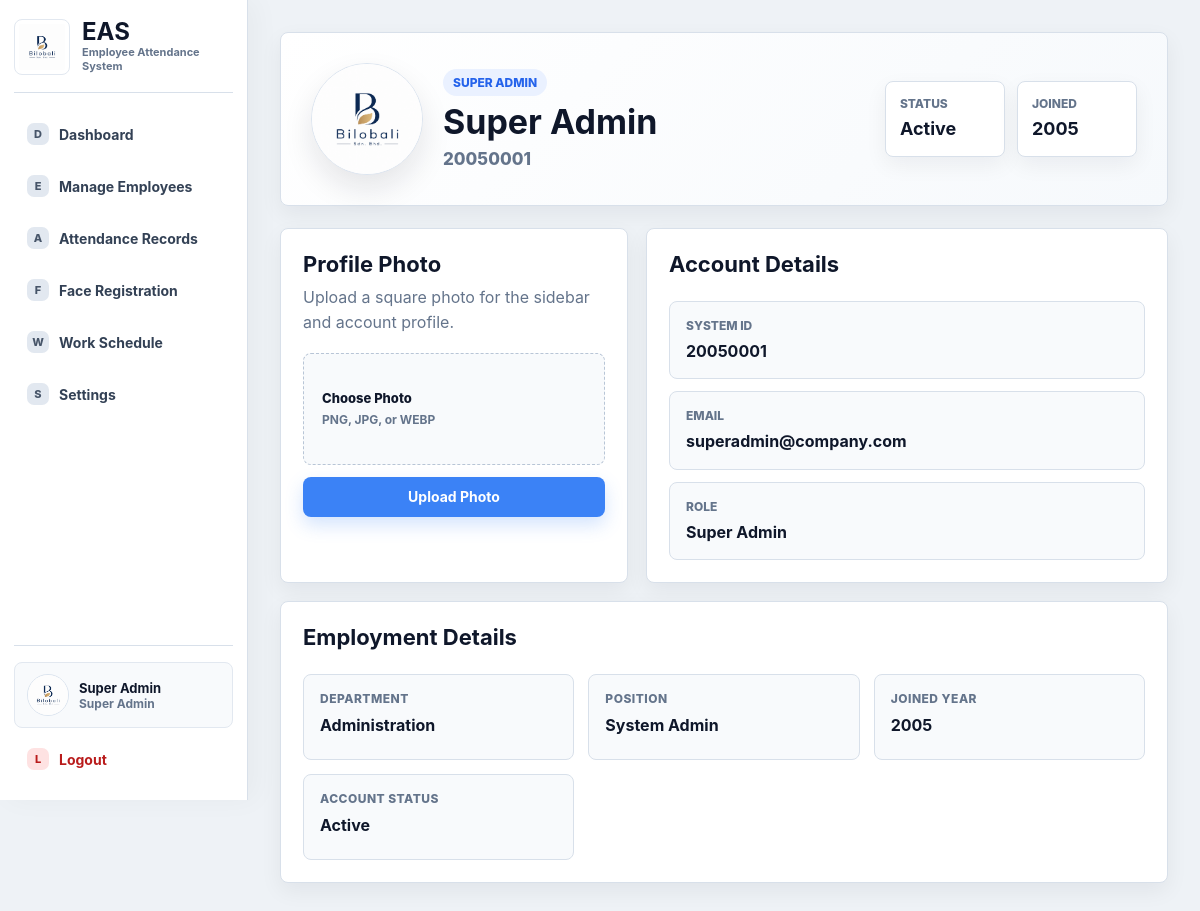
Screenshot of /profile (signed in) with the database file from the repository.
### tables this page shows
CREATE TABLE users (
            id INTEGER PRIMARY KEY AUTOINCREMENT,
            username TEXT NOT NULL UNIQUE,
            password TEXT NOT NULL,
            role TEXT NOT NULL,
            full_name TEXT,
            email TEXT,
            department TEXT,
            position TEXT,
            status TEXT DEFAULT 'Active'
        , system_id TEXT, joined_year TEXT, profile_image TEXT, deleted_at TEXT);

### routes/profile_routes.py (the view, shortened to what this page needs)
@profile_bp.route("/profile", methods=["GET", "POST"])
def profile():
    user = get_current_user()
    if not user:
        flash("Please login to view your profile", "error")
        return redirect(url_for("auth.login"))
    return render_template(
        "shared/profile.html",
        user=user,
    )

### app.py (called while the page is built)
def create_app():
    app = Flask(__name__)
    app.secret_key = SECRET_KEY
    ensure_face_folder()
    init_db()
    seed_users()
    app.register_blueprint(kiosk_bp)
    app.register_blueprint(auth_bp)
    app.register_blueprint(superadmin_bp)
    app.register_blueprint(hr_bp)
    app.register_blueprint(employee_bp)
    app.register_blueprint(profile_bp)
    @app.context_processor
    def inject_current_user():
        from flask import session
        user_id = session.get("user_id")
        return {
            "current_user": get_user_by_id(user_id) if user_id else None
        }
    @app.after_request
    def prevent_authenticated_page_cache(response):
        response.headers["Cache-Control"] = "no-store, no-cache, must-revalidate, max-age=0"
        response.headers["Pragma"] = "no-cache"
        response.headers["Expires"] = "0"
        return response
    return app

### database.py (called while the page is built)
def get_sqlite_target():
    if DATABASE == ":memory:":
        return "file:eas_memory?mode=memory&cache=shared", True
    return DATABASE, DATABASE.startswith("file:")

def get_db_connection():
    global _MEMORY_DB_CONNECTION
    database, use_uri = get_sqlite_target()
    if DATABASE == ":memory:" and _MEMORY_DB_CONNECTION is None:
        _MEMORY_DB_CONNECTION = sqlite3.connect(database, uri=True)
        _MEMORY_DB_CONNECTION.row_factory = sqlite3.Row
    conn = sqlite3.connect(database, uri=use_uri)
    conn.row_factory = sqlite3.Row
    return conn

def get_user_by_id(user_id):
    conn = get_db_connection()
    user = conn.execute(
        "SELECT * FROM users WHERE id=?",
        (user_id,)
    ).fetchone()
    conn.close()
    return user

### routes/profile_routes.py (called while the page is built)
def get_current_user():
    user_id = session.get("user_id")
    if not user_id:
        return None
    return get_user_by_id(user_id)

### templates/shared/profile.html (shortened to what this page needs)
<!DOCTYPE html>
<html>
<head>
    <link rel="stylesheet" href="{{ url_for('static', filename='css/main.css') }}">
    <link rel="stylesheet" href="{{ url_for('static', filename='css/dashboard.css') }}">
</head>
<body>
<div class="layout">
    {% include "shared/sidebar.html" %}
    <div class="main">
        {% set role_label = "Super Admin" if user.role == "superadmin" else ("HR Staff" if user.role == "hr" else "Employee") %}
        {% set profile_photo = url_for('static', filename=user.profile_image) if user.profile_image else url_for('static', filename='images/bilobali_logo.png') %}
        <section class="profile-hero">
            <div class="profile-identity">
                <img src="{{ profile_photo }}" alt="Profile photo">
                <div>
                    <span class="profile-eyebrow">{{ role_label }}</span>
                    <h1>{{ user.full_name or "User Profile" }}</h1>
                    <p>{{ user.system_id or "-" }}</p>
                </div>
            </div>
            <div class="profile-quick">
                <div><span>Status</span><strong>{{ user.status or "Active" }}</strong></div>
                <div><span>Joined</span><strong>{{ user.joined_year or "-" }}</strong></div>
            </div>
        </section>
        <div class="profile-layout">
            <section class="profile-card profile-photo-card">
                <h2>Profile Photo</h2>
                <p>Upload a square photo for the sidebar and account profile.</p>
                <form method="POST" enctype="multipart/form-data">
                    <label class="file-drop">
                        <span>Choose Photo</span>
                        <small>PNG, JPG, or WEBP</small>
                    </label>
                    <button type="submit">Upload Photo</button>
                </form>
            </section>
            <section class="profile-card profile-details-card">
                <div class="section-heading">
                    <h2>Account Details</h2>
                </div>
                <div class="profile-detail-list">
                    <div><span>System ID</span><strong>{{ user.system_id or "-" }}</strong></div>
                    <div><span>Email</span><strong>{{ user.email or "-" }}</strong></div>
                    <div><span>Role</span><strong>{{ role_label }}</strong></div>
                </div>
            </section>
            <section class="profile-card profile-details-card profile-wide-card">
                <div class="section-heading">
                    <h2>Employment Details</h2>
                </div>
                <div class="profile-grid">
                    <div><span>Department</span><strong>{{ user.department or "-" }}</strong></div>
                    <div><span>Position</span><strong>{{ user.position or "-" }}</strong></div>
                    <div><span>Joined Year</span><strong>{{ user.joined_year or "-" }}</strong></div>
                    <div><span>Account Status</span><strong>{{ user.status or "Active" }}</strong></div>
                </div>
            </section>
        </div>
    </div>
</div>
</body>
</html>

### templates/shared/sidebar.html (shortened to what this page needs)
<aside class="sidebar" id="appSidebar">
    <div class="sidebar-top">
        <button class="brand-lockup" type="button" data-sidebar-toggle aria-label="Toggle sidebar">
            <img src="{{ url_for('static', filename='images/bilobali_logo.png') }}" alt="Bilobali logo">
            <span><strong>EAS</strong><small>Employee Attendance System</small></span>
        </button>
    </div>
    <nav class="sidebar-nav">
    {% if session.get("role") == "superadmin" %}
    <a href="/superadmin" data-icon="D"><span>Dashboard</span></a>
    <a href="/employees" data-icon="E"><span>Manage Employees</span></a>
    <a href="/attendance_records" data-icon="A"><span>Attendance Records</span></a>
    <a href="/superadmin/face_registration" data-icon="F"><span>Face Registration</span></a>
    <a href="/work_settings" data-icon="W"><span>Work Schedule</span></a>
    {% else %}
    <a href="/employee" data-icon="D"><span>Dashboard</span></a>
    {% endif %}
    <a href="/settings" data-icon="S"><span>Settings</span></a>
    </nav>
    {% if current_user %}
    {% set role_label = "Super Admin" if current_user.role == "superadmin" else ("HR Staff" if current_user.role == "hr" else "Employee") %}
    <div class="sidebar-account">
        <a class="sidebar-profile" href="/profile" title="Profile">
            <img src="{{ url_for('static', filename=current_user.profile_image) if current_user.profile_image else url_for('static', filename='images/bilobali_logo.png') }}" alt="Profile photo">
            <span>
                <strong>{{ current_user.full_name or "User" }}</strong>
                <small>{{ role_label }}</small>
            </span>
        </a>
        <a class="sidebar-logout" href="/logout" data-icon="L"><span>Logout</span></a>
    </div>
    {% endif %}
</aside>

### static/css/main.css (style rules this page uses)
:root { --page: #eef2f6; --surface: #ffffff; --surface-soft: #f8fafc; --ink: #0f172a; --text: #1f2937; --muted: #64748b; --line: #d8e0ea; --nav: #101827; --nav-2: #172235; --blue: #3b82f6; --blue-dark: #2563eb; --green: #34c77b; --green-dark: #16a34a; --orange: #fb923c; --orange-dark: #ea580c; --red: #ef4444; --red-dark: #dc2626; --radius: 8px; --shadow: 0 18px 44px rgba(15, 23, 42, 0.10); --shadow-soft: 0 8px 22px rgba(15, 23, 42, 0.06); }
* { box-sizing: border-box; }
html { min-height: 100%; }
body { min-height: 100vh; margin: 0; font-family: Inter, "Segoe UI", Arial, Helvetica, sans-serif; background: var(--page); color: var(--text); }
a { color: inherit; text-decoration: none; }
button, .btn { display: inline-flex; align-items: center; justify-content: center; min-height: 40px; padding: 10px 16px; border: 0; border-radius: var(--radius); background: var(--blue); color: #ffffff; font: inherit; font-size: 14px; font-weight: 700; line-height: 1; cursor: pointer; box-shadow: 0 8px 18px rgba(59, 130, 246, 0.22); transition: transform 140ms ease, box-shadow 140ms ease, background 140ms ease; }
label { display: block; margin: 12px 0 6px; color: #334155; font-size: 13px; font-weight: 700; }

### rows the page displays
users: full_name "Super Admin", full_name "SUPER ADMIN", system "20050001", status "Active", joined_year "2005", email "superadmin@company.com", department "Administration", position "System Admin"
